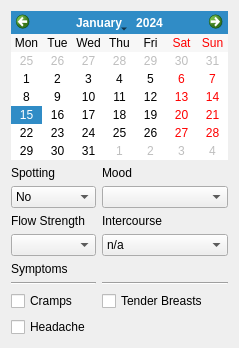
      <widget class="QWidget" name="tab_3">
       <attribute name="title">
        <string>Calendar</string>
       </attribute>
       <layout class="QGridLayout" name="gridLayout_2">
        <item row="1" column="1">
         <widget class="QLabel" name="label">
          <property name="text">
           <string>Mood</string>
          </property>
         </widget>
        </item>
        <item row="4" column="1">
         <widget class="QComboBox" name="comboBox_4">
          <item>
           <property name="text">
            <string>n/a</string>
           </property>
          </item>
          <item>
           <property name="text">
            <string>Unprotected</string>
           </property>
          </item>
          <item>
           <property name="text">
            <string>Condom</string>
           </property>
          </item>
          <item>
           <property name="text">
            <string>Other birth control</string>
           </property>
          </item>
         </widget>
        </item>
        <item row="5" column="0">
         <widget class="QLabel" name="label_11">
          <property name="text">
           <string>Symptoms</string>
          </property>
         </widget>
        </item>
        <item row="1" column="0">
         <widget class="QLabel" name="label_2">
          <property name="text">
           <string>Spotting</string>
          </property>
         </widget>
        </item>
        <item row="3" column="0">
         <widget class="QLabel" name="label_3">
          <property name="text">
           <string>Flow Strength</string>
          </property>
         </widget>
        </item>
        <item row="7" column="1">
         <widget class="QCheckBox" name="checkBox_2">
          <property name="text">
           <string>Tender Breasts</string>
          </property>
         </widget>
        </item>
        <item row="8" column="0">
         <widget class="QCheckBox" name="checkBox_3">
          <property name="text">
           <string>Headache</string>
          </property>
         </widget>
        </item>
        <item row="0" column="0" colspan="2">
         <widget class="QCalendarWidget" name="calendarWidget">
          <property name="focusPolicy">
           <enum>Qt::NoFocus</enum>
          </property>
          <property name="verticalHeaderFormat">
           <enum>QCalendarWidget::NoVerticalHeader</enum>
          </property>
         </widget>
        </item>
        <item row="2" column="0">
         <widget class="QComboBox" name="comboBox">
          <item>
           <property name="text">
            <string>No</string>
           </property>
          </item>
          <item>
           <property name="text">
            <string>Yes</string>
           </property>
          </item>
         </widget>
        </item>
        <item row="4" column="0">
         <widget class="QComboBox" name="comboBox_3">
          <item>
           <property name="text">
            <string/>
           </property>
          </item>
          <item>
           <property name="text">
            <string>Light</string>
           </property>
          </item>
          <item>
           <property name="text">
            <string>Moderate</string>
           </property>
          </item>
          <item>
           <property name="text">
            <string>Heavy</string>
           </property>
          </item>
         </widget>
        </item>
        <item row="3" column="1">
         <widget class="QLabel" name="label_8">
          <property name="text">
           <string>Intercourse</string>
          </property>
         </widget>
        </item>
        <item row="2" column="1">
         <widget class="QComboBox" name="comboBox_2">
          <item>
           <property name="text">
            <string/>
           </property>
          </item>
          <item>
           <property name="text">
            <string>Happy</string>
           </property>
          </item>
          <item>
           <property name="text">
            <string>Sad</string>
           </property>
          </item>
          <item>
           <property name="text">
            <string>Angry</string>
           </property>
          </item>
         </widget>
        </item>
        <item row="7" column="0">
         <widget class="QCheckBox" name="checkBox">
          <property name="text">
           <string>Cramps</string>
          </property>
         </widget>
        </item>
        <item row="6" column="0">
         <widget class="Line" name="line_4">
          <property name="orientation">
           <enum>Qt::Horizontal</enum>
          </property>
         </widget>
        </item>
        <item row="6" column="1">
         <widget class="Line" name="line_5">
          <property name="orientation">
           <enum>Qt::Horizontal</enum>
          </property>
         </widget>
        </item>
       </layout>
      </widget>
